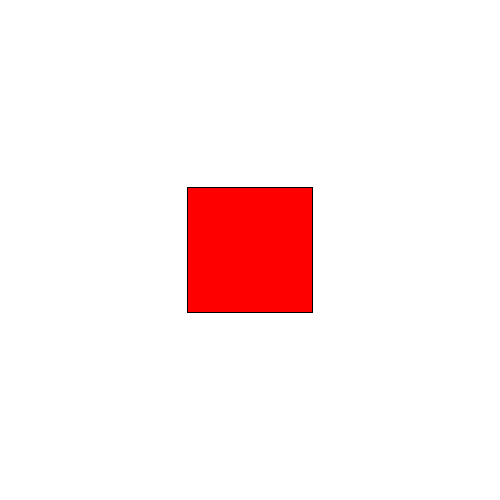
Frame 1 (no input)
Frame 60 (the mouse pressed at the canvas centre just before this capture): identical to frame 1, image omitted
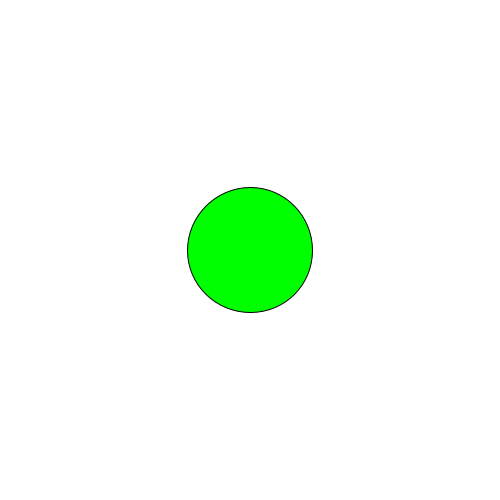
Frame 120 (the mouse held since frame 60 and released just before this capture)

The Processing sketch that drew these frames (run headless with seeded random() and noise(); from frame 60 on, the mouse is pressed at the canvas centre):

// Processing sketch: processing_133008
// ── processing_133008.pde

int columns;
int rows;

void setup() {
  size(500, 500);
  columns = width/3;
  rows = height/3;
  
}

void draw() {
  background(255);
  if(mouseX < columns) { //if mouse is in the first column make the shape red
   fill(255, 0, 0); 
  }
  else if(mouseX > columns && mouseX < columns *2){//if the mouse is in the second column make the shape green
    fill(0, 255, 0);
  }
  else { //if the mouse is in the third column make the shape blue
    fill(0, 0, 255);
  }
  
  if(mouseY < rows) {
     rectMode(CENTER);
     rect(width/2, height/2, width/4, height/4);
  }
  else if(mouseY > rows && mouseY < rows * 2)
  {
    ellipseMode(CENTER);
    ellipse(width/2, height/2, width/4, height/4);
  }
  else if(mouseY > rows*2)
  {
    rectMode(CENTER);
     rect(width/2, height/2, width/4, height/4);
  }

}
